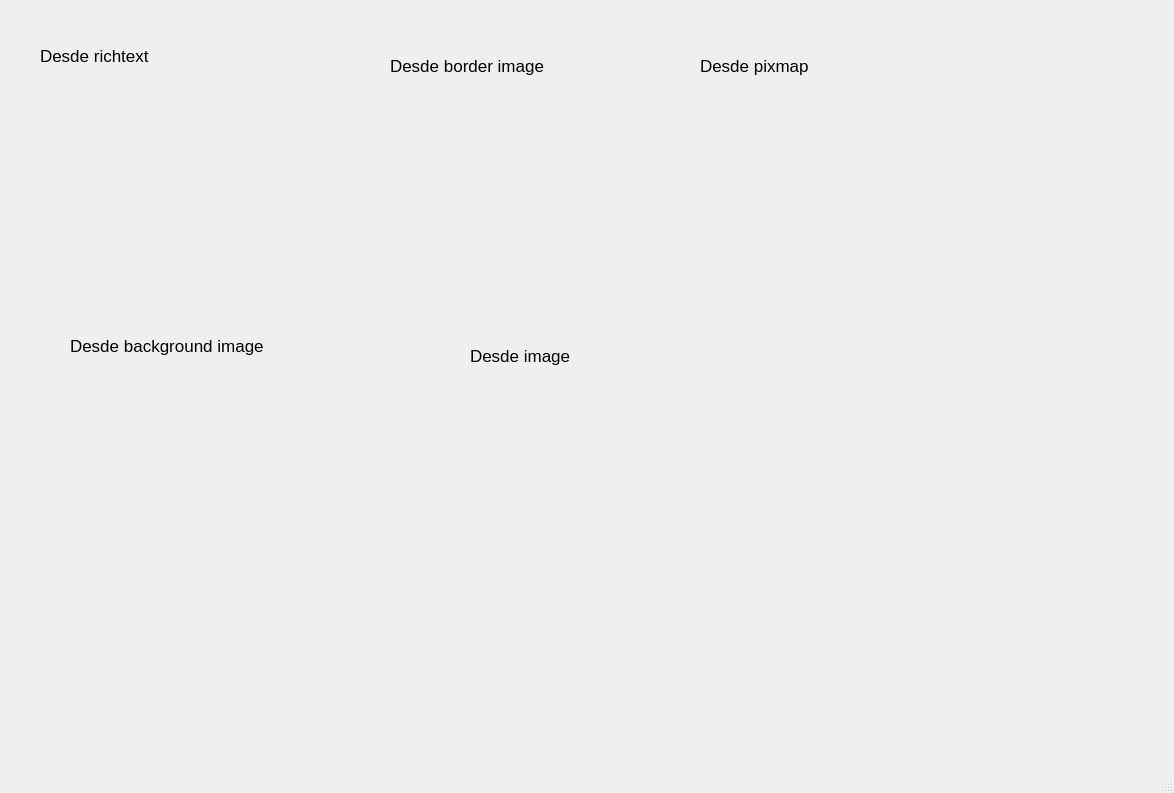
<?xml version="1.0" encoding="UTF-8"?>
<ui version="4.0">
 <class>MainWindow</class>
 <widget class="QMainWindow" name="MainWindow">
  <property name="geometry">
   <rect>
    <x>0</x>
    <y>0</y>
    <width>1174</width>
    <height>793</height>
   </rect>
  </property>
  <property name="windowTitle">
   <string>MainWindow</string>
  </property>
  <widget class="QWidget" name="centralwidget">
   <widget class="QLabel" name="label">
    <property name="geometry">
     <rect>
      <x>10</x>
      <y>80</y>
      <width>271</width>
      <height>221</height>
     </rect>
    </property>
    <property name="text">
     <string>&lt;html&gt;&lt;head/&gt;&lt;body&gt;&lt;p&gt;&lt;img src=&quot;:/Logos/club america aguilas.png&quot;/&gt;&lt;/p&gt;&lt;/body&gt;&lt;/html&gt;</string>
    </property>
   </widget>
   <widget class="QLabel" name="label_2">
    <property name="geometry">
     <rect>
      <x>40</x>
      <y>30</y>
      <width>241</width>
      <height>51</height>
     </rect>
    </property>
    <property name="font">
     <font>
      <pointsize>13</pointsize>
     </font>
    </property>
    <property name="text">
     <string>Desde richtext</string>
    </property>
   </widget>
   <widget class="QLabel" name="label_3">
    <property name="geometry">
     <rect>
      <x>420</x>
      <y>100</y>
      <width>161</width>
      <height>161</height>
     </rect>
    </property>
    <property name="styleSheet">
     <string notr="true">border-image: url(:/Logos/club america aguilas.png);</string>
    </property>
    <property name="text">
     <string>&lt;html&gt;&lt;head/&gt;&lt;body&gt;&lt;p&gt;&lt;br/&gt;&lt;/p&gt;&lt;p&gt;&lt;br/&gt;&lt;/p&gt;&lt;/body&gt;&lt;/html&gt;</string>
    </property>
   </widget>
   <widget class="QLabel" name="label_4">
    <property name="geometry">
     <rect>
      <x>390</x>
      <y>40</y>
      <width>241</width>
      <height>51</height>
     </rect>
    </property>
    <property name="font">
     <font>
      <pointsize>13</pointsize>
     </font>
    </property>
    <property name="text">
     <string>Desde border image</string>
    </property>
   </widget>
   <widget class="QLabel" name="label_5">
    <property name="geometry">
     <rect>
      <x>70</x>
      <y>320</y>
      <width>361</width>
      <height>51</height>
     </rect>
    </property>
    <property name="font">
     <font>
      <pointsize>13</pointsize>
     </font>
    </property>
    <property name="text">
     <string>Desde background image</string>
    </property>
   </widget>
   <widget class="QLabel" name="label_6">
    <property name="geometry">
     <rect>
      <x>10</x>
      <y>400</y>
      <width>371</width>
      <height>171</height>
     </rect>
    </property>
    <property name="styleSheet">
     <string notr="true">background-image: url(:/Logos/club america aguilas.png);</string>
    </property>
    <property name="text">
     <string>&lt;html&gt;&lt;head/&gt;&lt;body&gt;&lt;p&gt;&lt;br/&gt;&lt;/p&gt;&lt;p&gt;&lt;br/&gt;&lt;/p&gt;&lt;/body&gt;&lt;/html&gt;</string>
    </property>
   </widget>
   <widget class="QLabel" name="label_7">
    <property name="geometry">
     <rect>
      <x>490</x>
      <y>410</y>
      <width>161</width>
      <height>161</height>
     </rect>
    </property>
    <property name="styleSheet">
     <string notr="true">image: url(:/Logos/club america aguilas.png);</string>
    </property>
    <property name="text">
     <string>&lt;html&gt;&lt;head/&gt;&lt;body&gt;&lt;p&gt;&lt;br/&gt;&lt;/p&gt;&lt;p&gt;&lt;br/&gt;&lt;/p&gt;&lt;/body&gt;&lt;/html&gt;</string>
    </property>
   </widget>
   <widget class="QLabel" name="label_8">
    <property name="geometry">
     <rect>
      <x>470</x>
      <y>330</y>
      <width>241</width>
      <height>51</height>
     </rect>
    </property>
    <property name="font">
     <font>
      <pointsize>13</pointsize>
     </font>
    </property>
    <property name="text">
     <string>Desde image</string>
    </property>
   </widget>
   <widget class="QLabel" name="label_9">
    <property name="geometry">
     <rect>
      <x>700</x>
      <y>110</y>
      <width>211</width>
      <height>181</height>
     </rect>
    </property>
    <property name="styleSheet">
     <string notr="true">image: url(:/Logos/club america aguilas.png);</string>
    </property>
    <property name="text">
     <string/>
    </property>
    <property name="pixmap">
     <pixmap resource="recursos.qrc">:/Logos/club america aguilas.png</pixmap>
    </property>
    <property name="scaledContents">
     <bool>true</bool>
    </property>
   </widget>
   <widget class="QLabel" name="label_10">
    <property name="geometry">
     <rect>
      <x>700</x>
      <y>40</y>
      <width>241</width>
      <height>51</height>
     </rect>
    </property>
    <property name="font">
     <font>
      <pointsize>13</pointsize>
     </font>
    </property>
    <property name="text">
     <string>Desde pixmap</string>
    </property>
   </widget>
  </widget>
  <widget class="QMenuBar" name="menubar">
   <property name="geometry">
    <rect>
     <x>0</x>
     <y>0</y>
     <width>1174</width>
     <height>26</height>
    </rect>
   </property>
  </widget>
  <widget class="QStatusBar" name="statusbar"/>
 </widget>
 <resources>
  <include location="recursos.qrc"/>
  <include location="recursos.qrc"/>
 </resources>
 <connections/>
</ui>
